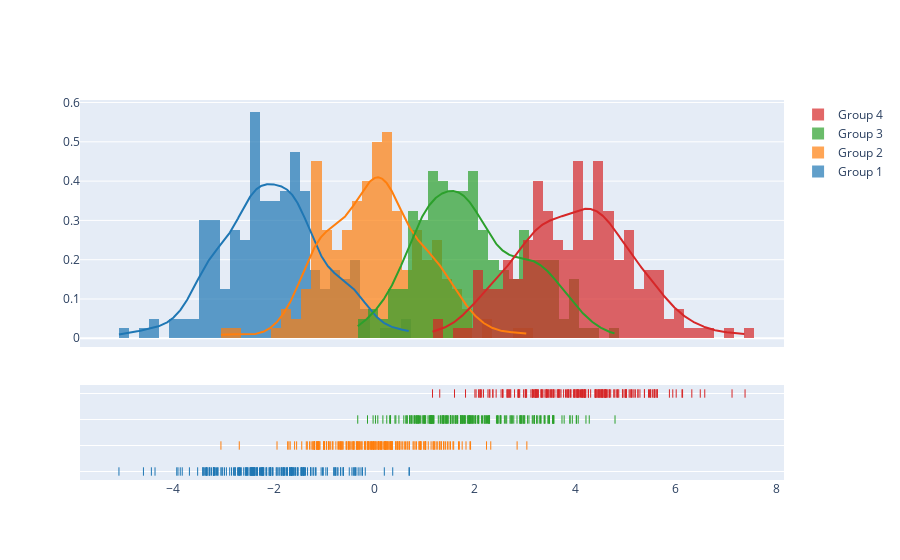

The cell this chart's notebook holds for it:
### Code cell
import plotly.figure_factory as ff

# Add histogram data
x1 = np.random.randn(200) - 2
x2 = np.random.randn(200)
x3 = np.random.randn(200) + 2
x4 = np.random.randn(200) + 4

# Group data together
hist_data = [x1, x2, x3, x4]

group_labels = ['Group 1', 'Group 2', 'Group 3', 'Group 4']

# Create distplot with custom bin_size
fig = ff.create_distplot(hist_data, group_labels, bin_size=.2)
fig.show()

### Figure 1 — Plotly figure (JSON) as saved in the notebook; plotly's stock layout.template omitted (floating-point values rounded to 4 significant figures; data arrays with more than 128 entries replaced by an {"elided": "..."} marker saying what was removed)
{"data": [{"autobinx": false, "histnorm": "probability density", "legendgroup": "Group 1", "marker": {"color": "rgb(31, 119, 180)"}, "name": "Group 1", "opacity": 0.7, "type": "histogram", "x": {"elided": "200 float values"}, "xaxis": "x", "xbins": {"end": 0.6998, "size": 0.2, "start": -5.074}, "yaxis": "y"}, {"autobinx": false, "histnorm": "probability density", "legendgroup": "Group 2", "marker": {"color": "rgb(255, 127, 14)"}, "name": "Group 2", "opacity": 0.7, "type": "histogram", "x": {"elided": "200 float values"}, "xaxis": "x", "xbins": {"end": 3.037, "size": 0.2, "start": -3.046}, "yaxis": "y"}, {"autobinx": false, "histnorm": "probability density", "legendgroup": "Group 3", "marker": {"color": "rgb(44, 160, 44)"}, "name": "Group 3", "opacity": 0.7, "type": "histogram", "x": {"elided": "200 float values"}, "xaxis": "x", "xbins": {"end": 4.791, "size": 0.2, "start": -0.3255}, "yaxis": "y"}, {"autobinx": false, "histnorm": "probability density", "legendgroup": "Group 4", "marker": {"color": "rgb(214, 39, 40)"}, "name": "Group 4", "opacity": 0.7, "type": "histogram", "x": {"elided": "200 float values"}, "xaxis": "x", "xbins": {"end": 7.376, "size": 0.2, "start": 1.161}, "yaxis": "y"}, {"legendgroup": "Group 1", "marker": {"color": "rgb(31, 119, 180)"}, "mode": "lines", "name": "Group 1", "showlegend": false, "type": "scatter", "x": {"elided": "500 float values"}, "xaxis": "x", "y": {"elided": "500 float values"}, "yaxis": "y"}, {"legendgroup": "Group 2", "marker": {"color": "rgb(255, 127, 14)"}, "mode": "lines", "name": "Group 2", "showlegend": false, "type": "scatter", "x": {"elided": "500 float values"}, "xaxis": "x", "y": {"elided": "500 float values"}, "yaxis": "y"}, {"legendgroup": "Group 3", "marker": {"color": "rgb(44, 160, 44)"}, "mode": "lines", "name": "Group 3", "showlegend": false, "type": "scatter", "x": {"elided": "500 float values"}, "xaxis": "x", "y": {"elided": "500 float values"}, "yaxis": "y"}, {"legendgroup": "Group 4", "marker": {"color": "rgb(214, 39, 40)"}, "mode": "lines", "name": "Group 4", "showlegend": false, "type": "scatter", "x": {"elided": "500 float values"}, "xaxis": "x", "y": {"elided": "500 float values"}, "yaxis": "y"}, {"legendgroup": "Group 1", "marker": {"color": "rgb(31, 119, 180)", "symbol": "line-ns-open"}, "mode": "markers", "name": "Group 1", "showlegend": false, "type": "scatter", "x": {"elided": "200 float values"}, "xaxis": "x", "y": {"elided": "200 str values"}, "yaxis": "y2"}, {"legendgroup": "Group 2", "marker": {"color": "rgb(255, 127, 14)", "symbol": "line-ns-open"}, "mode": "markers", "name": "Group 2", "showlegend": false, "type": "scatter", "x": {"elided": "200 float values"}, "xaxis": "x", "y": {"elided": "200 str values"}, "yaxis": "y2"}, {"legendgroup": "Group 3", "marker": {"color": "rgb(44, 160, 44)", "symbol": "line-ns-open"}, "mode": "markers", "name": "Group 3", "showlegend": false, "type": "scatter", "x": {"elided": "200 float values"}, "xaxis": "x", "y": {"elided": "200 str values"}, "yaxis": "y2"}, {"legendgroup": "Group 4", "marker": {"color": "rgb(214, 39, 40)", "symbol": "line-ns-open"}, "mode": "markers", "name": "Group 4", "showlegend": false, "type": "scatter", "x": {"elided": "200 float values"}, "xaxis": "x", "y": {"elided": "200 str values"}, "yaxis": "y2"}], "layout": {"barmode": "overlay", "hovermode": "closest", "legend": {"traceorder": "reversed"}, "xaxis": {"anchor": "y2", "domain": [0.0, 1.0], "zeroline": false}, "yaxis": {"anchor": "free", "domain": [0.35, 1], "position": 0.0}, "yaxis2": {"anchor": "x", "domain": [0, 0.25], "dtick": 1, "showticklabels": false}}}
